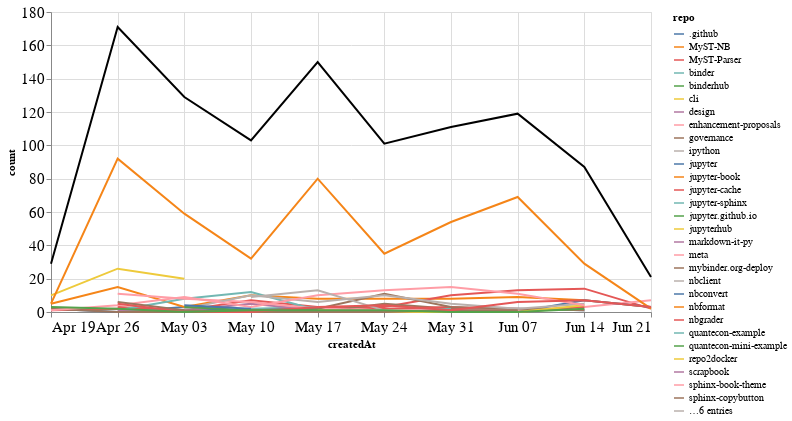

The cell this chart's notebook holds for it:
### Markdown cell above
## Comments

### Code cell
comments_time = comments.groupby('repo').resample('W', on='createdAt').count()['author'].reset_index()
comments_time = comments_time.rename(columns={'author': 'count'})
comments_time_total = comments_time.groupby('createdAt').agg({"count": "sum"}).reset_index()
ch1 = alt.Chart(comments_time, width=600).mark_line().encode(
    x='createdAt',
    y='count',
    color='repo',
    tooltip="repo"
)

ch2 = alt.Chart(comments_time_total, width=600).mark_line(color="black").encode(
    x='createdAt',
    y='count',
)

ch1 + ch2

### Figure 1 — Vega-Lite specification as saved in the notebook (floating-point values rounded to 4 significant figures; data arrays with more than 128 entries replaced by an {"elided": "..."} marker saying what was removed)
{"config": {"axisLeft": {"labelFontSize": 15}, "axisBottom": {"labelFontSize": 15}}, "layer": [{"data": {"name": "data-d0db588615cdb32fc7b63713fec31a00"}, "mark": "line", "encoding": {"color": {"type": "nominal", "field": "repo"}, "tooltip": {"type": "nominal", "field": "repo"}, "x": {"type": "temporal", "field": "createdAt"}, "y": {"type": "quantitative", "field": "count"}}, "width": 600}, {"data": {"name": "data-e457c2c40ed8ed1c99ab9241d58a9bcc"}, "mark": {"type": "line", "color": "black"}, "encoding": {"x": {"type": "temporal", "field": "createdAt"}, "y": {"type": "quantitative", "field": "count"}}, "width": 600}], "$schema": "https://vega.github.io/schema/vega-lite/v4.8.1.json", "datasets": {"data-d0db588615cdb32fc7b63713fec31a00": {"elided": "164 records"}, "data-e457c2c40ed8ed1c99ab9241d58a9bcc": [{"createdAt": "2020-04-19T00:00:00", "count": 29}, {"createdAt": "2020-04-26T00:00:00", "count": 171}, {"createdAt": "2020-05-03T00:00:00", "count": 129}, {"createdAt": "2020-05-10T00:00:00", "count": 103}, {"createdAt": "2020-05-17T00:00:00", "count": 150}, {"createdAt": "2020-05-24T00:00:00", "count": 101}, {"createdAt": "2020-05-31T00:00:00", "count": 111}, {"createdAt": "2020-06-07T00:00:00", "count": 119}, {"createdAt": "2020-06-14T00:00:00", "count": 87}, {"createdAt": "2020-06-21T00:00:00", "count": 21}]}}
